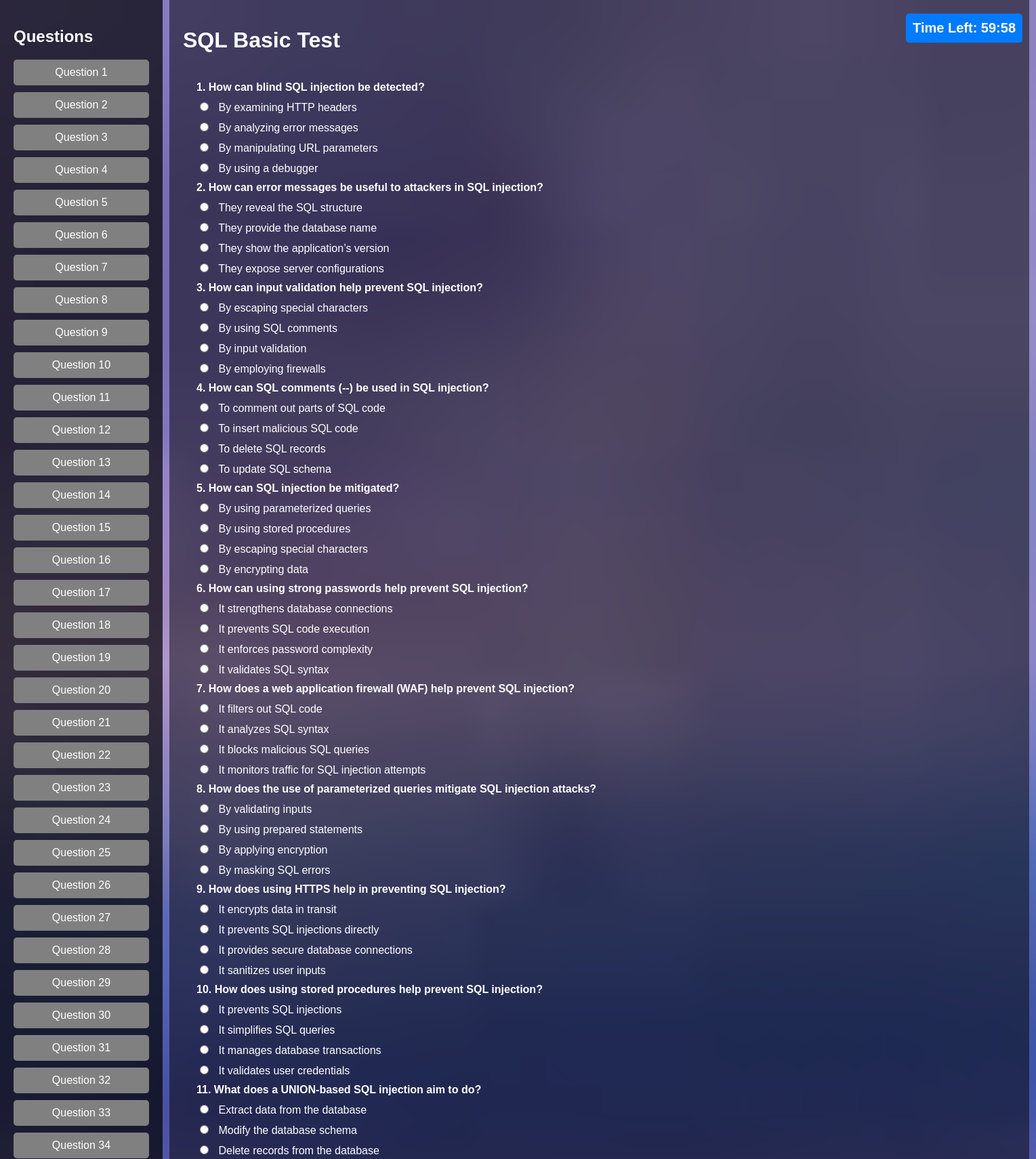
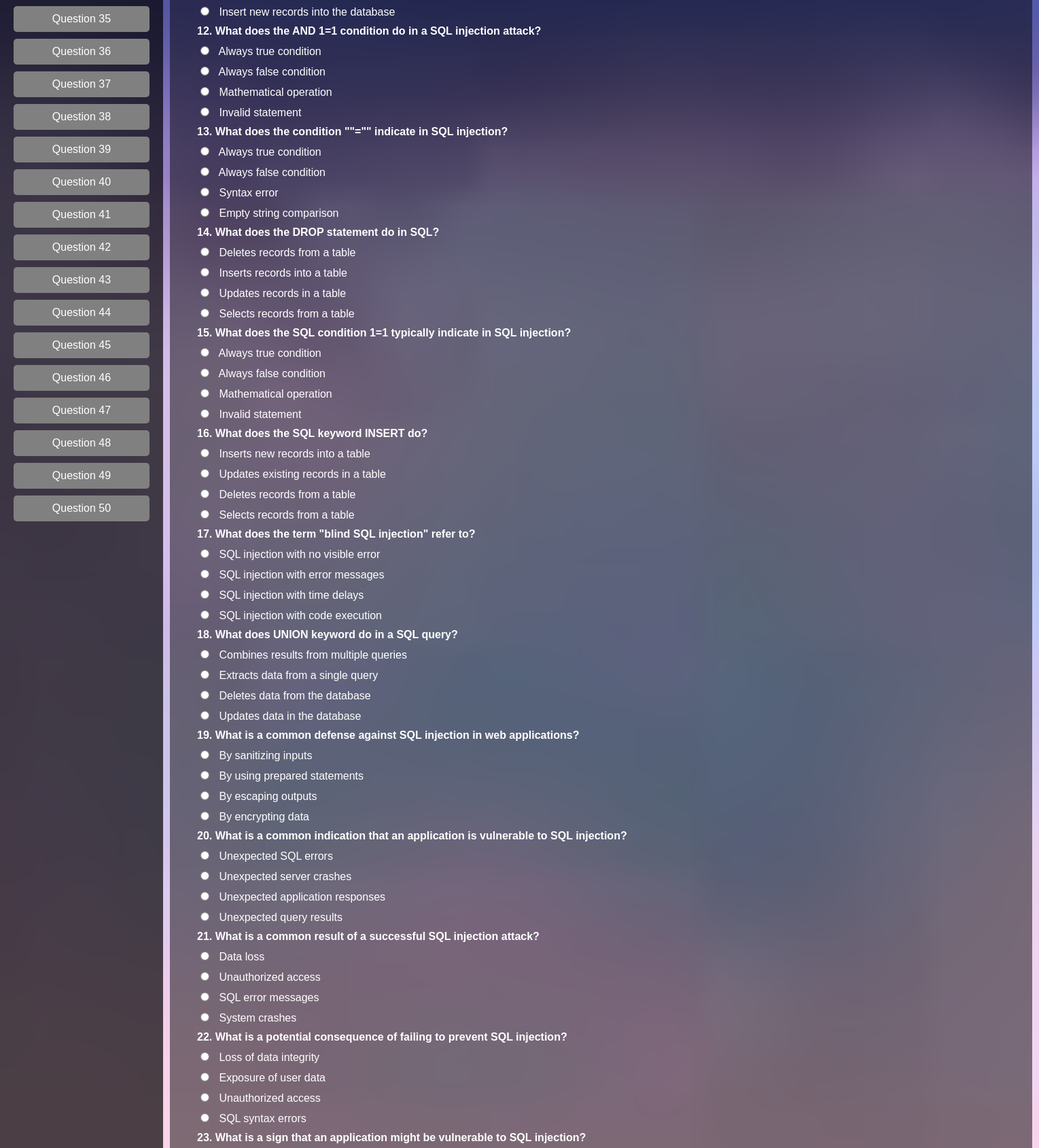
/sqlbasic.php (signed in, upper part), run on the app's committed database (2 pictures, top to bottom).
### tables this page shows
CREATE TABLE `test_options` (
  `id` int(11) NOT NULL,
  `question_id` int(11) NOT NULL,
  `test_id` int(11) NOT NULL,
  `option1` varchar(255) NOT NULL,
  `option2` varchar(255) NOT NULL,
  `option3` varchar(255) NOT NULL,
  `option4` varchar(255) NOT NULL,
  `correct_option` enum('1','2','3','4') NOT NULL
);

CREATE TABLE `test_questions` (
  `question_id` int(11) NOT NULL,
  `test_id` int(11) NOT NULL,
  `question_text` text NOT NULL,
  `question_type` enum('mcq','open_ended') NOT NULL,
  `expected_keywords` text DEFAULT NULL
);

### sqlbasic.php (the view, shortened to what this page needs)
<?php
require_once 'config.php';
require_once 'header.php';
$testId = 1;
$questions = [];
$questionIds = [];
$sql = "SELECT question_id FROM test_questions WHERE test_id = ? ORDER BY RAND() LIMIT 50";
if ($stmt = $conn->prepare($sql)) {
    $stmt->bind_param("i", $testId);
    $stmt->execute();
    $stmt->bind_result($questionId);
    while ($stmt->fetch()) {
        $questionIds[] = $questionId;
    }
} else {
    echo "Error fetching question IDs: " . $conn->error;
    exit();
}
$sql = "SELECT tq.question_id, tq.question_text, topt.option1, topt.option2, topt.option3, topt.option4, topt.correct_option
        FROM test_questions tq
        INNER JOIN test_options topt ON tq.question_id = topt.question_id
        WHERE tq.question_id IN (" . implode(',', array_fill(0, count($questionIds), '?')) . ")";
if ($stmt = $conn->prepare($sql)) {
    $types = str_repeat('i', count($questionIds));
    $stmt->bind_param($types, ...$questionIds);
    $stmt->execute();
    $stmt->bind_result($questionId, $questionText, $option1, $option2, $option3, $option4, $correctOption);
    while ($stmt->fetch()) {
        if (!isset($questions[$questionId])) {
            $questions[$questionId] = [
                'id' => $questionId,
                'text' => $questionText,
                'options' => [
                    1 => $option1,
                    2 => $option2,
                    3 => $option3,
                    4 => $option4
                ],
                'correct_option' => $correctOption
            ];
        }
    }
} else {
    echo "Error fetching test questions: " . $conn->error;
    exit();
}
?>
<!DOCTYPE html>
<html lang="en">
<head>
</head>
<body>
    <div class="sidebar">
        <h2>Questions</h2>
        <ul>
            <?php
            $index = 1;
            foreach ($questions as $questionId => $question): ?>
                <li><a href="#question_<?php echo $index; ?>" data-question-id="<?php echo $index; ?>">Question <?php echo $index; ?></a></li>
            <?php
            $index++;
            endforeach; ?>
        </ul>
    </div>
    <div class="main-content">
        <div class="container">
            <h1>SQL Basic Test</h1>
            <div class="timer" id="timer">Time Left: 60:00</div>
            <div class="quiz-content">
                <form id="quizForm" action="submit_test1.php" method="POST">
                    <?php
                    $index = 1;
                    foreach ($questions as $questionId => $question): ?>
                        <div id="question_<?php echo $index; ?>" class="question-container">
                            <div class="question-text">
                                <?php echo $index . '. ' . htmlspecialchars($question['text']); ?>
                            </div>
                            <div class="options">
                                <?php foreach ($question['options'] as $optionIndex => $option): ?>
                                    <div class="option">
                                        <label>
                                            <input type="radio" name="question_<?php echo $questionId; ?>" value="<?php echo $optionIndex; ?>" class="answer-option" data-question-id="question_<?php echo $index; ?>">
                                            <?php echo htmlspecialchars($option); ?>
                                        </label>
                                    </div>
                                <?php endforeach; ?>
                            </div>
                        </div>
                    <?php
                    $index++;
                    endforeach; ?>
                </form>
            </div>
        </div>
    </div>
</body>
</html>

### default.css (style rules this page uses)
html, body.default { height: 100%; margin: 0; padding: 0; }

### light.css (style rules this page uses)
html, body.light { height: 100%; margin: 0; padding: 0; }
body.light { font-family: Arial, sans-serif; background-image: url('background3.jpg'); background-size: cover; background-repeat: no-repeat; background-position: center; background-attachment: fixed; color: white; }

### sqlbasic.php (style rules this page uses)
body { background-size: cover; background-repeat: no-repeat; background-attachment: fixed; font-family: Arial, sans-serif; margin: 0; padding: 0; color: #fff; display: flex; background-color: rgba(0, 0, 0, 0.5); }
html { scroll-behavior: smooth; }
html, body { height: 100%; }
.container { flex: 1; padding: 20px; margin-left: 250px; background-color: rgba(0, 0, 0, 0.5); width: 1229px; }
.quiz-content { padding: 20px; border-radius: 8px; }
.question-text { font-weight: bold; margin-bottom: 10px; }
.options { margin-top: 10px; }
.option { margin-bottom: 10px; }
.option input { margin-right: 10px; }
.timer { font-size: 20px; font-weight: bold; position: fixed; top: 20px; right: 20px; padding: 10px; background-color: #007bff; color: #fff; border-radius: 5px; z-index: 1000; }
.sidebar { width: 200px; background: rgba(0, 0, 0, 0.7); padding: 20px; position: fixed; top: 0; left: 0; height: 100%; overflow-y: auto; }
.sidebar h2 { font-size: 1.5em; margin-bottom: 20px; }
.sidebar ul { list-style-type: none; padding: 0; }
.sidebar ul li { margin: 10px 0; }
.sidebar ul li a { color: #fff; text-decoration: none; padding: 10px; display: block; background: grey; border-radius: 5px; text-align: center; transition: background 0.3s; }
.question-container { scroll-margin-top: 100px; }

### data on the page
test_options: question.question_text "How can blind SQL injection be detected?", option1 "By examining HTTP headers", option2 "By analyzing error messages", option3 "By manipulating URL parameters", option4 "By using a debugger"
test_options: question.question_text "How can error messages be useful to attackers in SQL injection?", option1 "They reveal the SQL structure", option2 "They provide the database name", option3 "They show the application’s version", option4 "They expose server configurations"
test_options: question.question_text "How can input validation help prevent SQL injection?", option1 "By escaping special characters", option2 "By using SQL comments", option3 "By input validation", option4 "By employing firewalls"
test_options: question.question_text "How can SQL comments (--) be used in SQL injection?", option1 "To comment out parts of SQL code", option2 "To insert malicious SQL code", option3 "To delete SQL records", option4 "To update SQL schema"
test_options: question.question_text "How can SQL injection be mitigated?", option1 "By using parameterized queries", option2 "By using stored procedures", option3 "By escaping special characters", option4 "By encrypting data"
test_options: question.question_text "How can using strong passwords help prevent SQL injection?", option1 "It strengthens database connections", option2 "It prevents SQL code execution", option3 "It enforces password complexity", option4 "It validates SQL syntax"
test_options: question.question_text "How does a web application firewall (WAF) help prevent SQL injection?", option1 "It filters out SQL code", option2 "It analyzes SQL syntax", option3 "It blocks malicious SQL queries", option4 "It monitors traffic for SQL injection attempts"
test_options: question.question_text "How does the use of parameterized queries mitigate SQL injection attacks?", option1 "By validating inputs", option2 "By using prepared statements", option3 "By applying encryption", option4 "By masking SQL errors"
test_options: question.question_text "How does using HTTPS help in preventing SQL injection?", option1 "It encrypts data in transit", option2 "It prevents SQL injections directly", option3 "It provides secure database connections", option4 "It sanitizes user inputs"
test_options: question.question_text "How does using stored procedures help prevent SQL injection?", option1 "It prevents SQL injections", option2 "It simplifies SQL queries", option3 "It manages database transactions", option4 "It validates user credentials"
test_options: question.question_text "What does a UNION-based SQL injection aim to do?", option1 "Extract data from the database", option2 "Modify the database schema", option3 "Delete records from the database", option4 "Insert new records into the database"
test_options: question.question_text "What does the AND 1=1 condition do in a SQL injection attack?", option "Always true condition", option "Always false condition", option "Mathematical operation", option "Invalid statement"
test_options: question.question_text "What does the condition \"\"=\"\" indicate in SQL injection?", option1 "Always true condition", option2 "Always false condition", option3 "Syntax error", option4 "Empty string comparison"
test_options: question.question_text "What does the DROP statement do in SQL?", option1 "Deletes records from a table", option2 "Inserts records into a table", option3 "Updates records in a table", option4 "Selects records from a table"
test_options: question.question_text "What does the SQL condition 1=1 typically indicate in SQL injection?", option "Always true condition", option "Always false condition", option "Mathematical operation", option "Invalid statement"
test_options: question.question_text "What does the SQL keyword INSERT do?", option1 "Inserts new records into a table", option2 "Updates existing records in a table", option3 "Deletes records from a table", option4 "Selects records from a table"
test_options: question.question_text "What does the term \"blind SQL injection\" refer to?", option1 "SQL injection with no visible error", option2 "SQL injection with error messages", option3 "SQL injection with time delays", option4 "SQL injection with code execution"
test_options: question.question_text "What does UNION keyword do in a SQL query?", option1 "Combines results from multiple queries", option2 "Extracts data from a single query", option3 "Deletes data from the database", option4 "Updates data in the database"
test_options: question.question_text "What is a common defense against SQL injection in web applications?", option1 "By sanitizing inputs", option2 "By using prepared statements", option3 "By escaping outputs", option4 "By encrypting data"
test_options: question.question_text "What is a common indication that an application is vulnerable to SQL injection?", option1 "Unexpected SQL errors", option2 "Unexpected server crashes", option3 "Unexpected application responses", option4 "Unexpected query results"
test_options: question.question_text "What is a common result of a successful SQL injection attack?", option1 "Data loss", option2 "Unauthorized access", option3 "SQL error messages", option4 "System crashes"
test_options: question.question_text "What is a potential consequence of failing to prevent SQL injection?", option1 "Loss of data integrity", option2 "Exposure of user data", option3 "Unauthorized access", option4 "SQL syntax errors"
test_options: question.question_text "What is a sign that an application might be vulnerable to SQL injection?"
